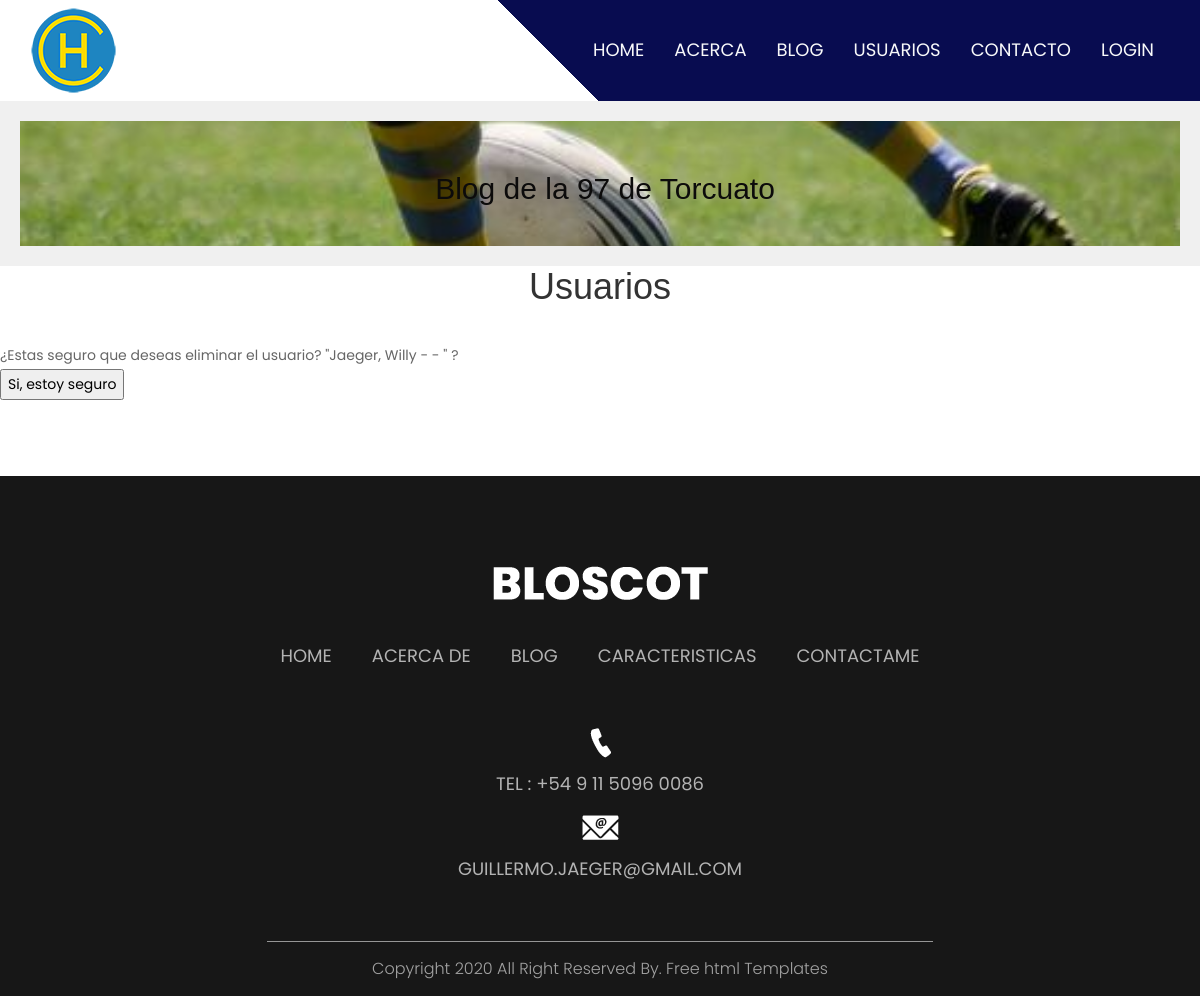
/cuentas/usuario/borrar/4, run on an earlier commit of the app's database.
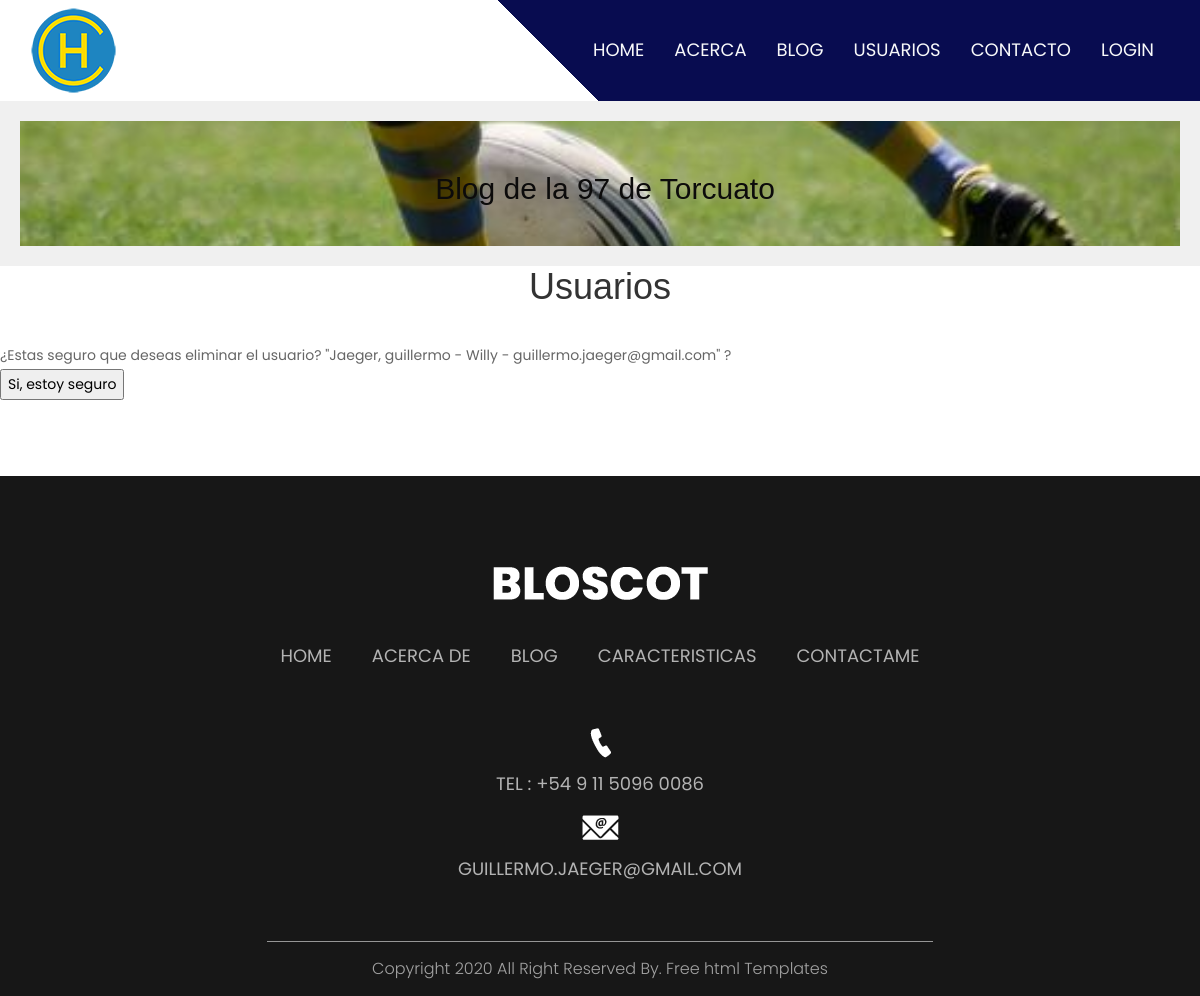
And on a later commit of the database.
### cuentas/models.py (models this page shows)
class Usuario(models.Model):
    nombreusuario=models.CharField(max_length=40,null=False,default="")
    nombre=models.CharField(max_length=40,null=False,default="")
    apellido=models.CharField(max_length=40,null=False,default="")
    contraseña=models.CharField(max_length=40)
    email=models.EmailField(max_length=40,null=True,default="")
    def __str__(self):
        return f"{self.apellido}, {self.nombre} - {self.nombreusuario} -  {self.email}"

### cuentas/views.py (the view)
# urls.py: path("usuario/borrar/<pk>",UsuarioBorrar.as_view(),name="usuarioborrar"),
class UsuarioBorrar(DeleteView):
    model = Usuario
    template_name = 'usuario_confirm_delete.html'
    success_url = reverse_lazy('usuariolista.html' )

### cuentas/templates/usuario_confirm_delete.html (shortened to what this page needs)
{% extends "padre.html" %}
{% load static % }
{% block contenido %}
<br>
<br>
<div class="container text-center">
    <h1>Usuarios</h1>
</div>
<br>
<form method="post">{% csrf_token %}
    ¿Estas seguro que deseas eliminar el usuario? "{{ object }}" ? <br>
    <input type="submit" value="Si, estoy seguro" />
    <br>
    <br>
    <br>
    <br>
</form>

What changed in the data, as far as the page shows it:
changed Usuario: apellido+nombre+nombreusuario "Jaeger, Willy - -" → "Jaeger, guillermo - Willy - guillermo.jaeger@gmail.com"
